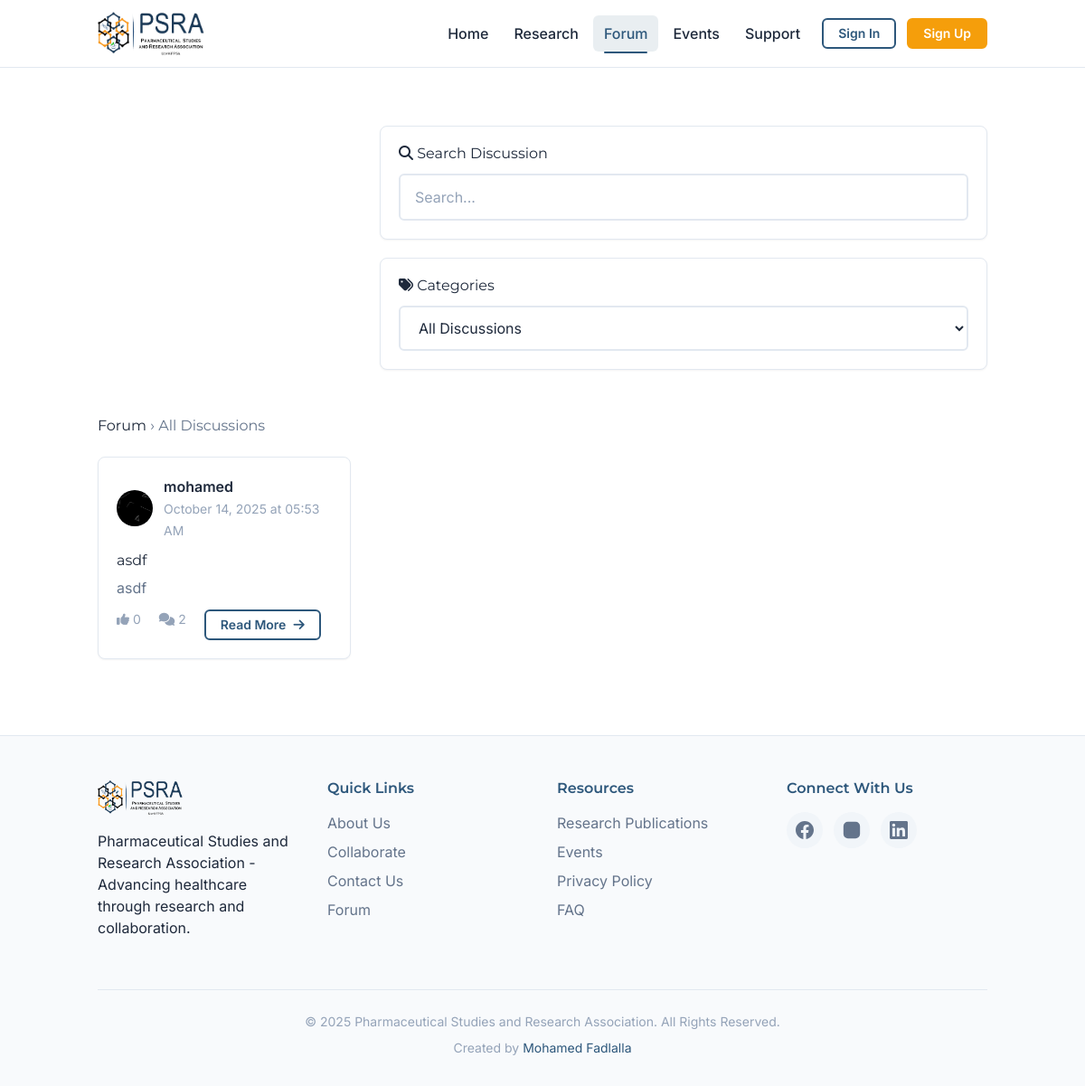
Before: /forum/ with the older database file.
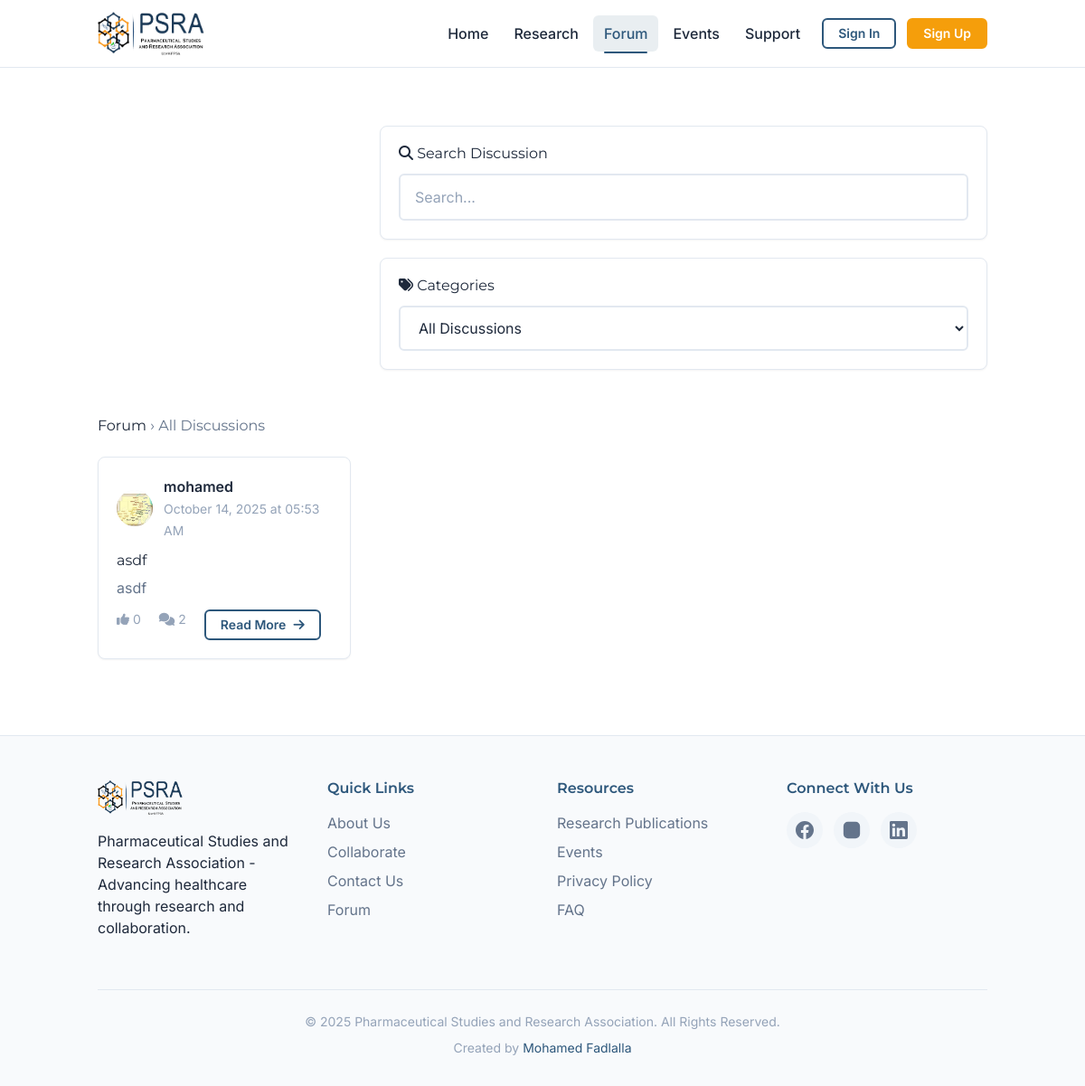
After: the same page with the newer database file.
### models.py (models this page shows, shortened)
class Post(db.Model):
    id = db.Column(db.Integer, primary_key=True)
    user_id = db.Column(db.Integer, db.ForeignKey('user.id'), nullable=False)
    category = db.Column(db.String(50), nullable=False)  # e.g., 'Pharmacology'
    title = db.Column(db.String(200), nullable=False)
    content = db.Column(db.Text, nullable=False)
    image_url = db.Column(db.String(200), default=None)
    created_at = db.Column(db.DateTime, default=datetime.utcnow)
    comments = db.relationship('Comment', backref='post', lazy=True, cascade='all, delete-orphan')
    likes = db.relationship('Like', backref='post', lazy=True, cascade='all, delete-orphan')

class User(UserMixin, db.Model):
    id = db.Column(db.Integer, primary_key=True)
    name = db.Column(db.String(100), nullable=False)
    email = db.Column(db.String(120), unique=True, nullable=False)
    password_hash = db.Column(db.String(128), nullable=False)
    batch_number = db.Column(db.Integer, nullable=True)
    phone_number = db.Column(db.String(20), nullable=True)
    whatsapp_number = db.Column(db.String(20), nullable=True)
    is_member = db.Column(db.Boolean, default=False)
    status = db.Column(db.String(20), default='student')  # 'student', 'alumni', 'undergraduate'
    headline = db.Column(db.String(200), nullable=True)
    location = db.Column(db.String(100), nullable=True)
    about = db.Column(db.Text, nullable=True)
    skills = db.Column(db.Text, nullable=True)  # Comma-separated skills
    education = db.Column(db.Text, nullable=True)  # JSON array of education entries
    experience = db.Column(db.Text, nullable=True)  # JSON array of work experience entries
    linkedin_url = db.Column(db.String(200), nullable=True)
    website_url = db.Column(db.String(200), nullable=True)
    cover_photo_url = db.Column(db.String(200), default=None)
    profile_picture_url = db.Column(db.String(200), default=None)
    languages = db.Column(db.Text, nullable=True)  # Comma-separated languages
    certifications = db.Column(db.Text, nullable=True)  # JSON or text for certifications
    projects = db.Column(db.Text, nullable=True)  # JSON or text for projects
    publications = db.Column(db.Text, nullable=True)  # Research publications
    professional_summary = db.Column(db.Text, nullable=True)  # Separate from about
    is_admin = db.Column(db.Boolean, default=False)
    email_notifications_enabled = db.Column(db.Boolean, default=True)
    event_reminders_enabled = db.Column(db.Boolean, default=True)
    new_research_alerts_enabled = db.Column(db.Boolean, default=True)
    created_at = db.Column(db.DateTime, default=datetime.utcnow)
    posts = db.relationship('Post', backref='author', lazy=True)
    comments = db.relationship('Comment', backref='author', lazy=True)
    likes = db.relationship('Like', backref='user', lazy=True)
    events = db.relationship('Event', backref='creator', lazy=True)

### forum/routes.py (the view, shortened to what this page needs)
@forum_bp.route('/')
def forum_main():
    category = request.args.get('category')
    search = request.args.get('search')
    query = Post.query
    if category:
        query = query.filter_by(category=category)
    if search:
        query = query.filter(Post.title.contains(search) | Post.content.contains(search))
    posts = query.order_by(Post.created_at.desc()).all()
    return render_template('forum_main.html', posts=posts, selected_category=category, search=search)

### app.py (called while the page is built)
@app.context_processor
def inject_unread_messages():
    if current_user.is_authenticated:
        unread_count = Message.query.filter_by(receiver_id=current_user.id, is_read=False).count()
        return {'unread_message_count': unread_count}
    return {'unread_message_count': 0}

### templates/forum_main.html (shortened to what this page needs)
{% extends "base.html" %}
{% block content %}
<section class="section">
    <div class="container forum-container">
        <div class="forum-sidebar" id="forum-sidebar">
            <div class="card">
                <div class="card-body">
                    <h3><i class="fas fa-search"></i> Search Discussion</h3>
                    <input type="text" id="search-input" value="{{ search or '' }}" placeholder="Search..." class="form-input">
                </div>
            </div>
            <div class="card">
                <div class="card-body">
                    <h3><i class="fas fa-tags"></i> Categories</h3>
                    <select id="category-select" class="form-select">
                        <option value="">All Discussions</option>
                    </select>
                </div>
            </div>
        </div>
        <div>
            <div class="flex justify-between items-center mb-6">
                <h2>Forum <span class="text-secondary">› {{ selected_category or 'All Discussions' }}</span></h2>
            </div>
            {% for post in posts %}
            <div class="card post-card">
                <div class="card-body">
                    <div class="post-header">
                        <div class="avatar avatar-md">
                            {% if post.author.profile_picture_url %}
                            <img src="{{ post.author.profile_picture_url }}" alt="{{ post.author.name }}'s avatar">
                            {% else %}
                            <span class="avatar-placeholder">{{ post.author.name[0].upper() }}</span>
                            {% endif %}
                        </div>
                        <div class="post-author-info">
                            <span class="post-author-name">{{ post.author.name }}</span>
                            <br><span class="post-date">{{ post.created_at.strftime('%B %d, %Y at %I:%M %p') }}</span>
                        </div>
                    </div>
                    <h3 class="post-title">
                        <a href="{{ url_for('forum.post_detail', post_id=post.id) }}">{{ post.title }}</a>
                    </h3>
                    <p class="post-content">{{ post.content[:200] }}{% if post.content|length > 200 %}...{% endif %}</p>
                    <div class="post-footer">
                        <span><i class="fas fa-thumbs-up"></i> {{ post.likes|length }}</span>
                        <span><i class="fas fa-comments"></i> {{ post.comments|length }}</span>
                        <a href="{{ url_for('forum.post_detail', post_id=post.id) }}" class="btn btn-sm btn-outline">
                            Read More <i class="fas fa-arrow-right"></i>
                        </a>
                    </div>
                </div>
            </div>
            {% endfor %}
        </div>
    </div>
</section>
{% endblock %}

Changed rows visible on the page:
changed through a linked row, Post "asdf": author.profile_picture_url: a different picture
